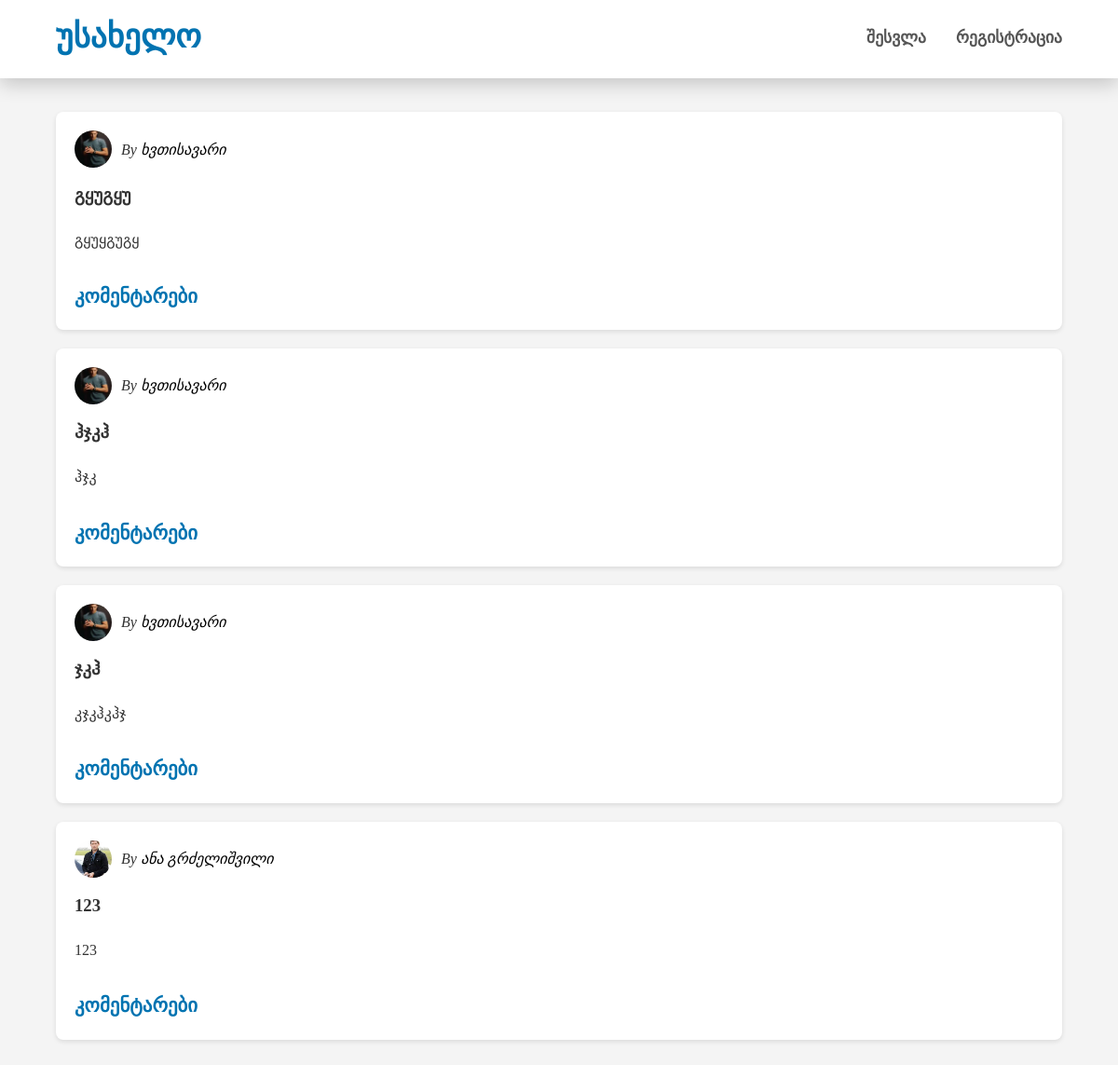
Before: / with the older database file.
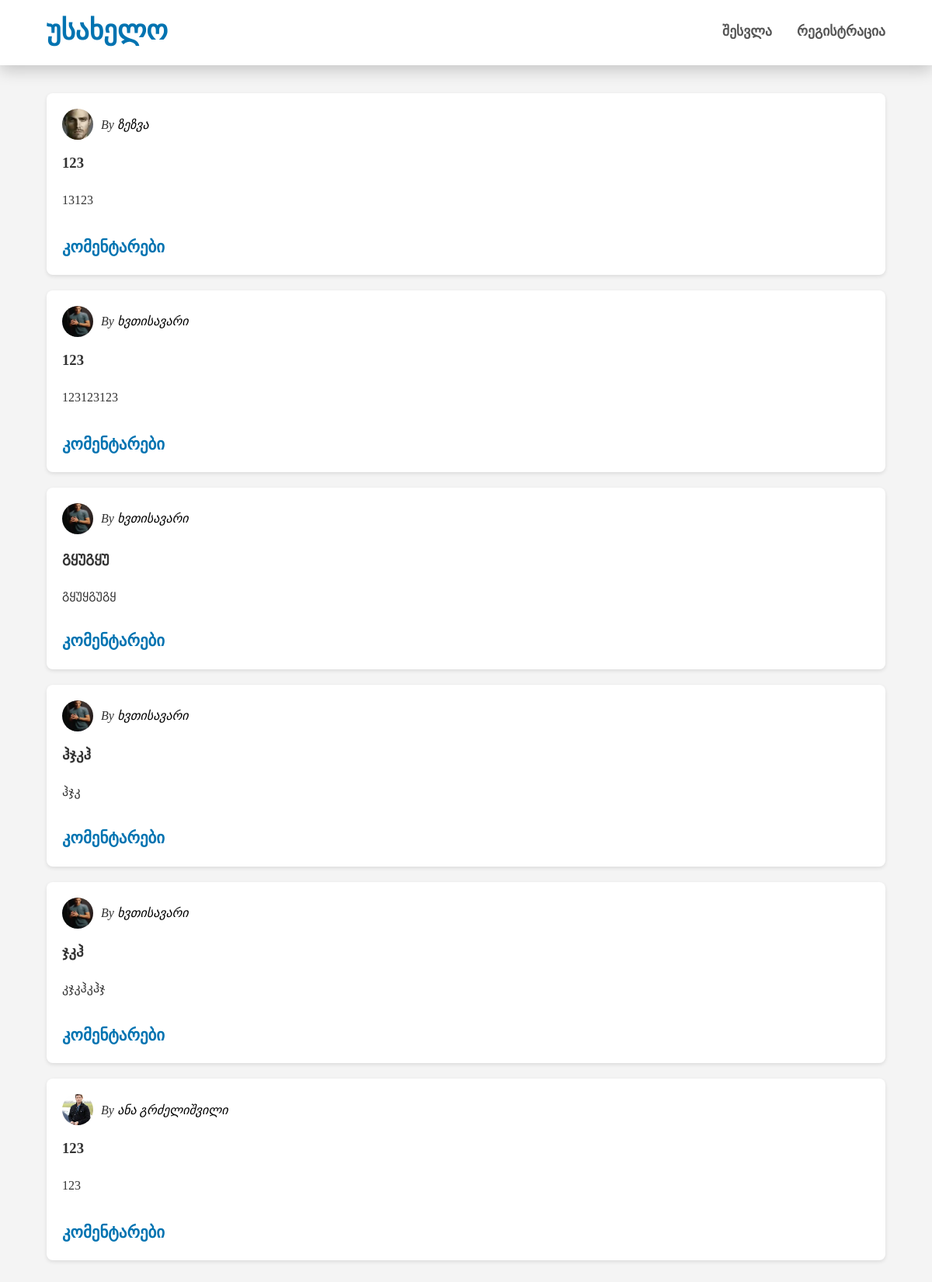
After: the same page with the newer database file.
### models.py (models this page shows)
class Post(db.Model):
    id = db.Column(db.Integer, primary_key=True)
    username = db.Column(db.String(80), nullable=False)
    user_image = db.Column(db.String(80), nullable=False)
    date_posted = db.Column(db.DateTime, nullable=False, default=datetime.utcnow)
    title = db.Column(db.String(80), nullable=False)
    content = db.Column(db.String(), nullable=False)
    image_file = db.Column(db.String(120), nullable=True)
    keywords = db.Column(db.String(200), nullable=True)
    comments = db.relationship('Comment', backref='post', lazy=True, cascade="all, delete-orphan")

### routes.py (the view, shortened to what this page needs)
@app.route("/", methods=["GET", "POST"])
def home():
    posts = Post.query.all()[::-1]
    comment_form = CommentForm()
    user = None
    if current_user.is_authenticated:
        user = User.query.filter_by(username=current_user.username).first()
    user_is_true = any(post.username == current_user.username for post in posts) if current_user.is_authenticated else False
    return render_template("index.html", posts=posts, comment_form=comment_form, user=user, UserTrue=user_is_true)

### templates/index.html (shortened to what this page needs)
{% extends "base.html" %}
{% block styles %}
<link rel="stylesheet" href="/static/styles/style.css">
{% endblock %}
{% block content %}
{% if posts %}
<div class="posts">
    {% for post in posts %}
    <li class="post">
        <div class="post-header">
            <img class="user_img" src="{{ url_for('static', filename='uploads/' ~ post.user_image) }}" alt="User Image" width="40px" height="40px">
            <p class="user_username">
                <em>
                    By <a href="{{ url_for('profile', username=post.username) }}" style="text-decoration: none; color: rgb(0, 0, 0);">{{ post.username }}</a>
                </em>
            </p>
        </div>
        <div class="content-area">
            <h3>{{ post.title }}</h3>
            <p class="post-content">{{ post.content }}</p>
        </div>
        <div class="comment-section">
            <h4 class="toggle-comments">კომენტარები</h4>
        </div>
    </li>
    {% endfor %}
</div>
{% else %}
<p>No posts available.</p>
{% endif %}
{% endblock %}

Changed rows visible on the page:
added Post: user_image (picture), username "ზეზვა", title "123", content "13123"
added Post: user_image (picture), username "ხვთისავარი", title "123", content "123123123"
